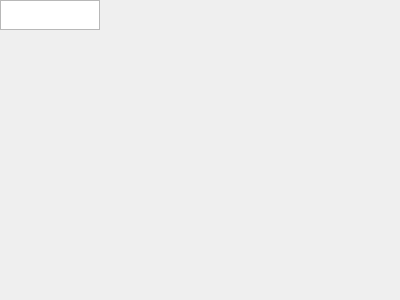
<?xml version="1.0" encoding="UTF-8"?>
<ui version="4.0">
 <class>MainWindow</class>
 <widget class="QMainWindow" name="MainWindow">
  <property name="geometry">
   <rect>
    <x>0</x>
    <y>0</y>
    <width>400</width>
    <height>300</height>
   </rect>
  </property>
  <property name="windowTitle">
   <string>MainWindow</string>
  </property>
  <widget class="QListView" name="centralWidget"/>
  <widget class="QMenuBar" name="menuBar">
   <property name="geometry">
    <rect>
     <x>0</x>
     <y>0</y>
     <width>400</width>
     <height>20</height>
    </rect>
   </property>
  </widget>
 </widget>
 <layoutdefault spacing="6" margin="11"/>
 <resources/>
 <connections/>
</ui>
